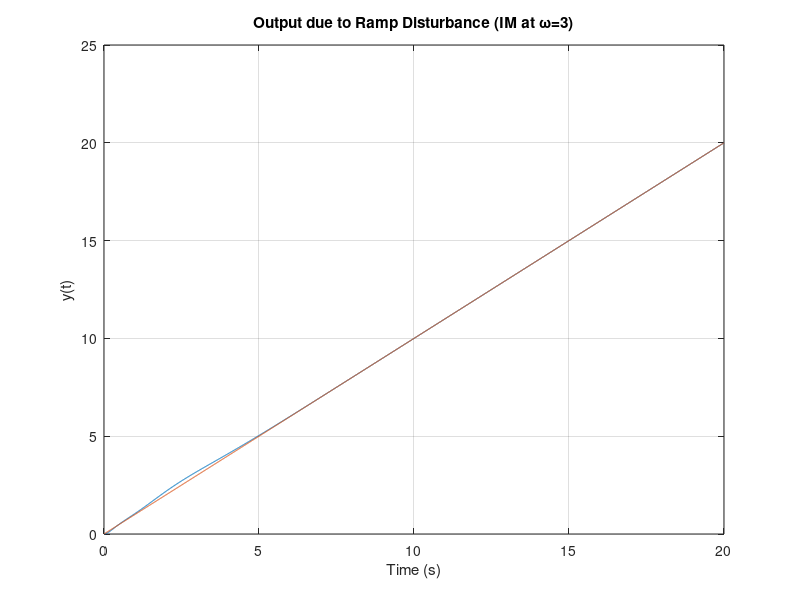
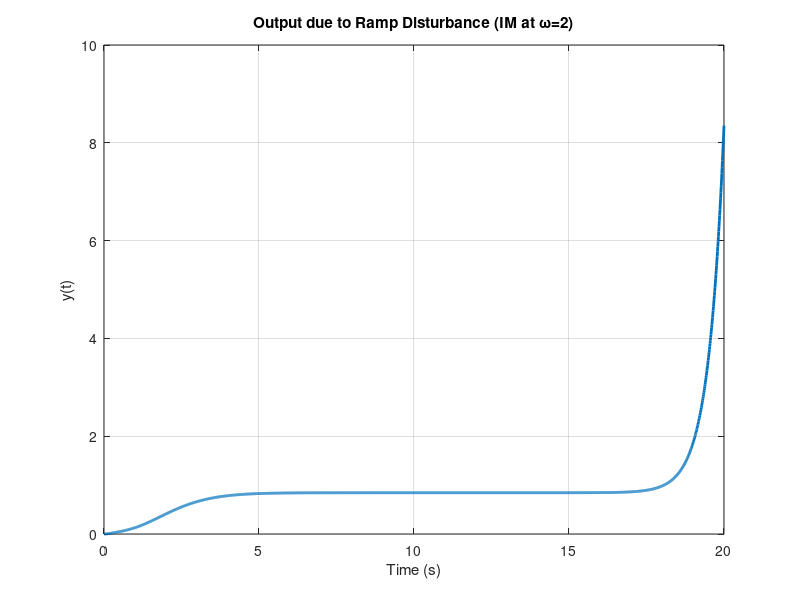
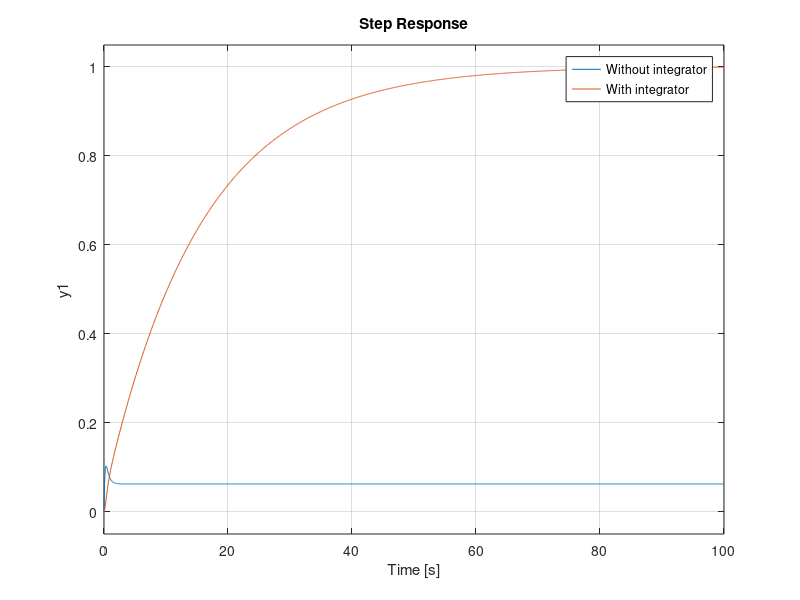

The MATLAB source for these figures, in order:
clc; clear; close all;
s = tf('s');

% Plant
P = (s + 3) / (s * (s - 2));

% --- Controller with internal model at omega=3 (s^2 + 9) ---
x4 = 12; x3 = 31; x2 = 98; x1 = 80; x0 = 32;
C = (x4*s^4 + x3*s^3 + x2*s^2 + x1*s + x0) / (s*(s^2 + 9)*(s + 3));

% Closed-loop and disturbance path
L = C*P;
T = feedback(L, 1);     % ref->output
S = 1/(1 + L);          % sensitivity
Yd = P*S;               % disturbance (before plant) -> output

% Check stability
disp('Closed-loop poles (with s^2+9):');
disp(pole(T));          % should all be at s = -2 (numerically equal to -2)

% Ramp disturbance
t = 0:0.01:20;
d_ramp = t;                             % ramp
y_ramp = lsim(T, d_ramp, t);

figure; plot(t, y_ramp); 
grid on;
hold on
plot(t,t)
xlabel('Time (s)'); ylabel('y(t)');
title('Output due to Ramp Disturbance (IM at \omega=3)');

% --- If your target sinusoid is sin(2t), switch to s^2 + 4: ---
C2 = (x4*s^4 + x3*s^3 + x2*s^2 + x1*s + x0) / (s*(s^2 + 9)*(s + 3));
L2 = C2*P; T2 = feedback(L2, 1); S2 = 1/(1 + L2); Yd2 = P*S2;

disp('Closed-loop poles (with s^2+4):');
disp(pole(T2));         % still stable (clustered at -2 by construction)

% Ramp disturbance with s^2+4 internal model
y_ramp2 = lsim(Yd2, d_ramp, t);
figure; plot(t, y_ramp2, 'LineWidth', 2); grid on;
xlabel('Time (s)'); ylabel('y(t)');
title('Output due to Ramp Disturbance (IM at \omega=2)');




%%
clear

s = tf('s');
P = (s + 1)/((s + 5)*(s + 3));
C_no_int = 1;          % Type 0
C_with_int = 1/s;      % Type 1 (adds integrator)

T0 = feedback(C_no_int*P,1);
T1 = feedback(C_with_int*P,1);

figure; step(T0, T1)
legend('Without integrator','With integrator');
grid on;
